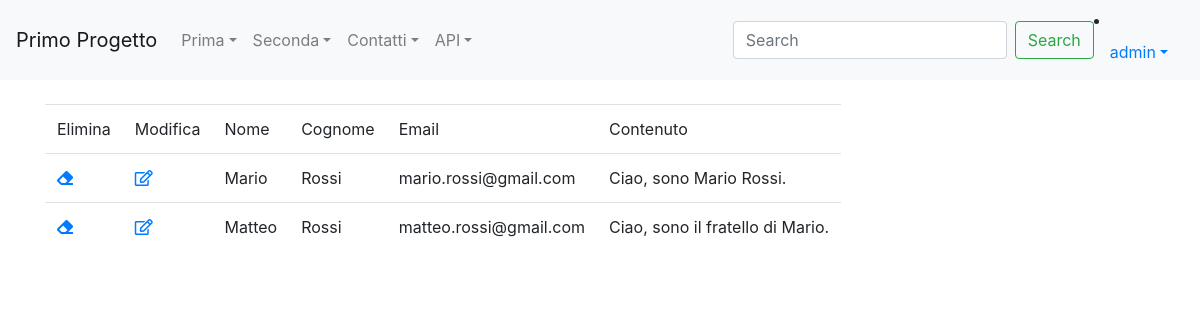
Screenshot of /forms_app/lista_contatti/ (signed in) with the database file from the repository.
### forms_app/models.py (models this page shows)
class Contatto(models.Model):
    nome = models.CharField(max_length=100,blank=True)
    cognome = models.CharField(max_length=100,blank=True)
    email = models.EmailField(max_length=200,blank=True)
    contenuto = models.TextField(blank=True)

### forms_app/views.py (the view)
# urls.py: path('lista_contatti/', lista_contatti, name = 'lista_contatti'),
def lista_contatti(request):
    contatti = Contatto.objects.all()
    context = {"contatti": contatti}
    return render(request, "lista_contatti.html", context)

### forms_app/templates/lista_contatti.html
{% extends "base.html" %}
{% block content %}
<table class="table table-responsive">
    <tr>
        {% if request.user.is_authenticated %}
            <td>Elimina</td>
            <td>Modifica</td>
        {% endif %}
        <td>Nome</td>
        <td>Cognome</td>
        <td>Email</td>
        <td>Contenuto</td>
    </tr>
    {% for c in contatti %}
        <tr>
            {% if request.user.is_authenticated %}
                <td><a href="{% url 'forms_app:elimina_contatto' c.pk %}"><i class="fas fa-eraser"></i></a></td>
                <td><a href="{% url 'forms_app:modifica_contatto' c.pk %}"><i class="far fa-edit"></i></a></td>
            {% endif %}
            <td>{{ c.nome }}</td>
            <td>{{ c.cognome }}</td>
            <td>{{ c.email }}</td>
            <td>{{ c.contenuto }}</td>
        </tr>
    {% endfor %}
</table>
{% endblock content %}

### templates/base.html (shortened to what this page needs)
<!DOCTYPE html>
{% load static %}
<html lang="it">
  <head>
    <link rel="stylesheet" href="https://cdn.jsdelivr.net/npm/bootstrap@4.5.3/dist/css/bootstrap.min.css" />
  </head>
  <body>
    <nav class="navbar navbar-expand-lg navbar-light bg-light">
      <a class="navbar-brand" href="#">Primo Progetto</a>
      <div class="collapse navbar-collapse" id="navbarSupportedContent">
        <ul class="navbar-nav mr-auto">
          <li class="nav-item dropdown">
            <a class="nav-link dropdown-toggle" href="#" id="navbarDropdown" role="button" data-toggle="dropdown" aria-haspopup="true" aria-expanded="false">Prima</a>
          </li>
          <li class="nav-item dropdown">
            <a class="nav-link dropdown-toggle" href="#" id="navbarDropdown" role="button" data-toggle="dropdown" aria-haspopup="true" aria-expanded="false">Seconda</a>
          </li>
          <li class="nav-item dropdown">
            <a class="nav-link dropdown-toggle" href="#" id="navbarDropdown" role="button" data-toggle="dropdown" aria-haspopup="true" aria-expanded="false">Contatti</a>
          </li>
          <li class="nav-item dropdown">
            <a class="nav-link dropdown-toggle" href="#" id="navbarDropdown" role="button" data-toggle="dropdown" aria-haspopup="true" aria-expanded="false">API</a>
          </li>
        </ul>
        <form class="form-inline my-2 my-lg-0">
          <input class="form-control mr-sm-2" type="search" placeholder="Search" aria-label="Search" />
          <button class="btn btn-outline-success my-2 my-sm-0" type="submit">Search</button>
        </form>
        {% if request.user.is_authenticated %}
        <li class="nav-item dropdown">
          <a class="nav-link dropdown-toggle" href="#" id="navbarDropdown" role="button" data-toggle="dropdown" aria-haspopup="true" aria-expanded="false">{{ request.user.username }}</a>
        </li>
      {% else %}
        <li class="nav-item">
          <a class="nav-link" href="{% url 'login' %}">Login</a>
        </li>
      {% endif %}
      </div>
    </nav>
    <div class="container my-4">
      {% block content %}
      {% endblock %}
    </div>
    <link rel="stylesheet" href="https://cdnjs.cloudflare.com/ajax/libs/font-awesome/5.15.4/css/all.min.css">
  </body>
</html>

### rows the page displays
Contatto: nome "Mario", cognome "Rossi", email "mario.rossi@gmail.com", contenuto "Ciao, sono Mario Rossi."
Contatto: nome "Matteo", cognome "Rossi", email "matteo.rossi@gmail.com", contenuto "Ciao, sono il fratello di Mario."

### other values shown
{{ request.user.username }} "admin"
